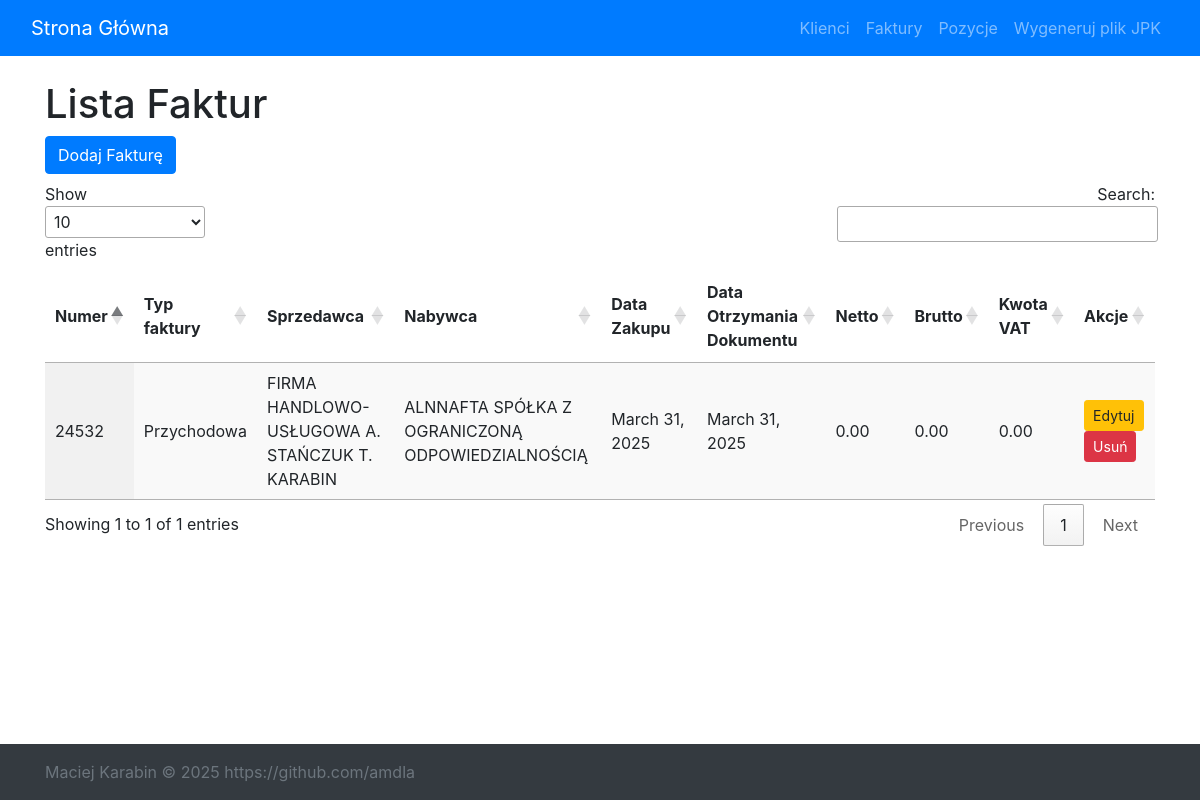
The page /faktury/ on the database as committed earlier.
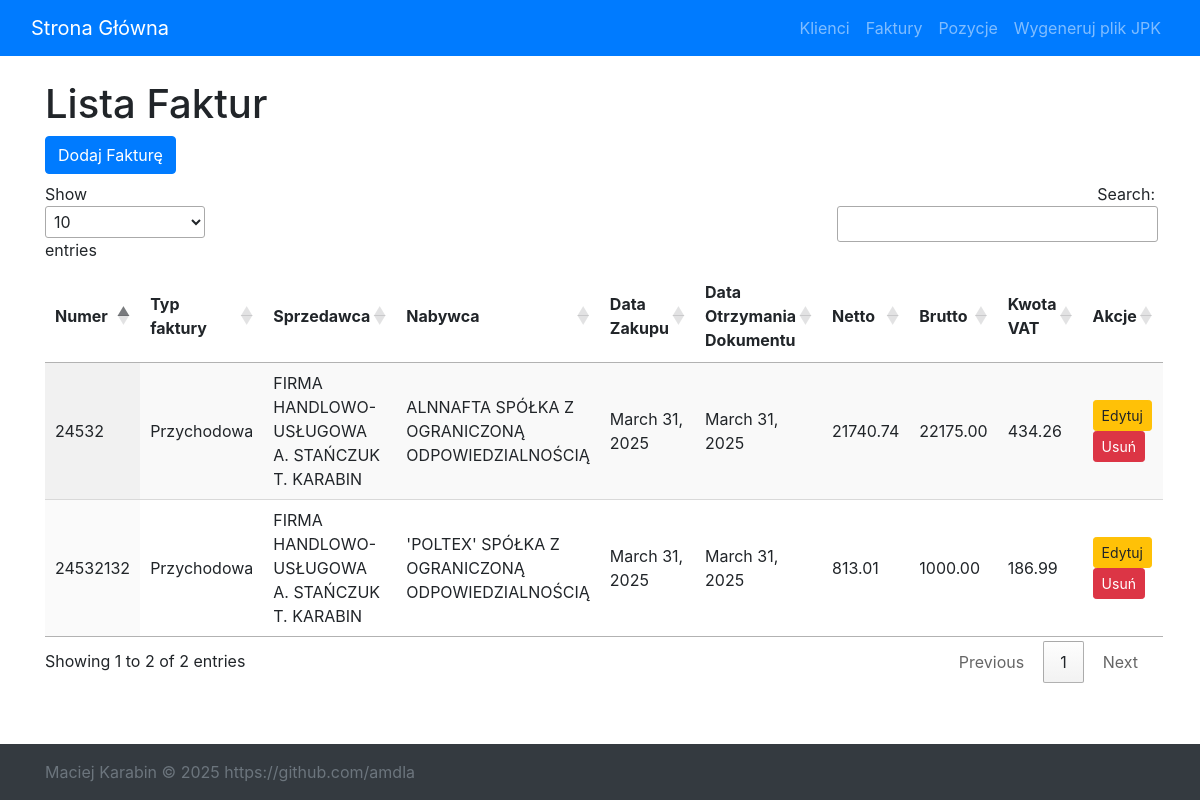
The same page on the database as committed later.
### app/models.py (models this page shows, shortened)
class Faktura(models.Model):
    faktura_id = models.AutoField(primary_key=True)
    faktura_numer = models.CharField(max_length=255, unique=True)
    sprzedawca = models.ForeignKey(Klient, on_delete=models.CASCADE, related_name='sprzedawca')
    nabywca = models.ForeignKey(Klient, on_delete=models.CASCADE, related_name='nabywca')
    data_zakupu = models.DateField()
    data_otrzymania_dokumentu = models.DateField()
    netto = models.DecimalField(max_digits=10, decimal_places=2, default=0)
    brutto = models.DecimalField(max_digits=10, decimal_places=2, default=0)
    kwota_vat = models.DecimalField(max_digits=10, decimal_places=2, default=0)
    czy_kosztowa = models.BooleanField(default=False)

class Klient(models.Model):
    klient_id = models.AutoField(primary_key=True)
    klient_nazwa = models.CharField(max_length=255)
    klient_nip = models.CharField(max_length=10, unique=True)
    status_vat = models.CharField(max_length=50, default="Czynny")
    klient_regon = models.CharField(max_length=14, blank=True, null=True)
    klient_krs = models.CharField(max_length=10, blank=True, null=True)
    klient_adres = models.CharField(max_length=255, blank=True, null=True)
    data_rejestracji = models.DateField(blank=True, null=True)

### app/views.py (the view)
# urls.py: path('faktury/', views.faktura_list, name='faktura_list'),
def faktura_list(request):
    faktury = Faktura.objects.all()
    return render(request, 'faktura/faktura_list.html', {'faktury': faktury})

### app/templates/faktura/faktura_list.html (shortened to what this page needs)
{% extends 'base.html' %}
{% load static %}
{% block content %}
    <h1>Lista Faktur</h1>
    <div class="mb-2">
        <a href="{% url 'faktura_create' %}" class="btn btn-primary">Dodaj Fakturę</a>
    </div>
    <table id="fakturaTable" class="display">
        <thead>
        <tr>
            <th>Numer</th>
            <th>Typ faktury</th>
            <th>Sprzedawca</th>
            <th>Nabywca</th>
            <th>Data Zakupu</th>
            <th>Data Otrzymania Dokumentu</th>
            <th>Netto</th>
            <th>Brutto</th>
            <th>Kwota VAT</th>
            <th>Akcje</th>
        </tr>
        </thead>
        <tbody>
        {% for faktura in faktury %}
            <tr>
                <td>{{ faktura.faktura_numer }}</td>
                <td>
                    {% if faktura.czy_kosztowa %}
                        Kosztowa
                    {% else %}
                        Przychodowa
                    {% endif %}
                </td>
                <td>{{ faktura.sprzedawca.klient_nazwa }}</td>
                <td>{{ faktura.nabywca.klient_nazwa }}</td>
                <td>{{ faktura.data_zakupu }}</td>
                <td>{{ faktura.data_otrzymania_dokumentu }}</td>
                <td>{{ faktura.netto }}</td>
                <td>{{ faktura.brutto }}</td>
                <td>{{ faktura.kwota_vat }}</td>
                <td>
                    <a href="{% url 'faktura_update' faktura.pk %}" class="btn btn-sm btn-warning">Edytuj</a>
                    <a href="{% url 'faktura_delete' faktura.pk %}" class="btn btn-sm btn-danger">Usuń</a>
                </td>
            </tr>
        {% endfor %}
        </tbody>
    </table>
{% endblock %}

Rows that differ between the two databases and show on the page:
changed Faktura "ALNNAFTA SPÓŁKA Z OGRANICZONĄ ODPOWIEDZIALNOŚCIĄ": netto "0.00" → "21740.74"; brutto "0.00" → "22175.00"; kwota_vat "0.00" → "434.26"
added Faktura: faktura_numer "24532132", czy_kosztowa "Przychodowa", sprzedawca.klient_nazwa "FIRMA HANDLOWO-USŁUGOWA A. STAŃCZUK T. KARABIN", nabywca.klient_nazwa "'POLTEX' SPÓŁKA Z OGRANICZONĄ ODPOWIEDZIALNOŚCIĄ", data_zakupu "March 31, 2025", data_otrzymania_dokumentu "March 31, 2025", netto "813.01", brutto "1000.00", kwota_vat "186.99"
Other text that changed with them:
text written by a page script: "Show entries Search: Showing 1 to 1 of 1 entries Previous 1 Next" → "Show entries Search: Showing 1 to 2 of 2 entries Previous 1 Next"
